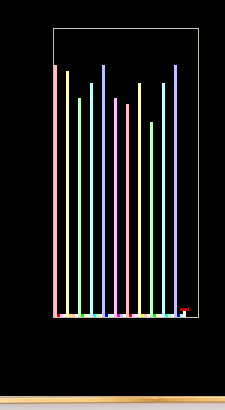
#> input picture ideas-that-didnt-work-out/chart_crop4.png, 225 x 410 px
$ python rebar.py
#> lines starting #> are read from the running program, lines starting #| are printed output that depends on the picture
import numpy as np
from PIL import Image

arr = np.array(Image.open('chart_crop4.png').convert('RGB')).astype(float)
h, w, _ = arr.shape
#> h = 410; w = 225
palette = np.array([(255,192,192),(255,255,192),(192,255,192),
                    (192,255,255),(192,192,255),(255,192,255)])

d = np.sqrt(((arr[:,:,None,:] - palette[None,None,:,:])**2).sum(axis=3))
mind = d.min(axis=2)
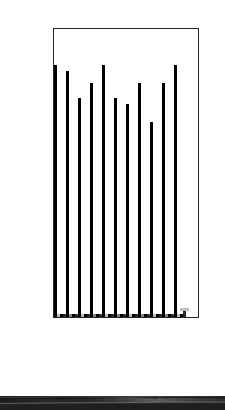
#> mind: shape (410, 225) float64; min 0, max 372.5, mean 327.2; drawn with min black and max white
which = d.argmin(axis=2)
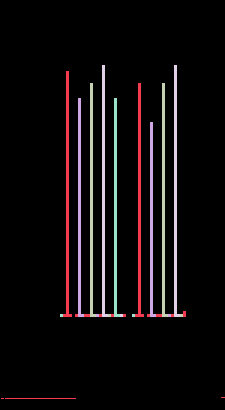
#> which: shape (410, 225) int64; 6 distinct labels, from 0 to 5; one colour per label, 0 black

segs = [(54,57),(66,69),(78,81),(90,93),(102,105),(114,117),(126,129),(138,141),(150,153),(162,165),(174,177)]
for (x1,x2) in segs:
    sub = mind[:, x1:x2+1].max(axis=1) < 60
    rows = np.where(sub)[0]
    print("bar %d..%d rows %d..%d len=%d color=%d" % (x1, x2, rows.min() if len(rows) else -1, rows.max() if len(rows) else -1, (rows.max()-rows.min()+1) if len(rows) else 0, which[len(rows)//2 if len(rows) else 0, (x1+x2)//2]))
#> this loop made 11 passes
#> rows on passes 1 to 11: [28, 317, 398, 399, 401, 404, 405, 406, 407, 408, 409], [28, 317, 397, 398, 399, 401, 404, 405, 406, 407, 408, 409], [28, 317, 397, 398, 400, 401, 404, 405, 406, 407, 408, 409], [28, 317, 397, 398, 399, 401, 404, 405, 406, 407, 408, 409], [28, 317, 404, 405, 406, 407, 408, 409], [28, 317, 404, 405, 406, 407, 408, 409], [28, 317, 404, 405, 406, 407, 408, 409], [28, 317, 403, 404, 405, 406, 407, 408, 409], [28, 317, 403, 404, 405, 406, 407, 408, 409], [28, 317, 403, 404, 405, 406, 407, 408, 409], [28, 317, 397, 403, 404, 405, 406, 407, 408, 409]
#| bar 54..57 rows 28..409 len=382 color=0
#| bar 66..69 rows 28..409 len=382 color=0
#| bar 78..81 rows 28..409 len=382 color=0
#| bar 90..93 rows 28..409 len=382 color=0
#| bar 102..105 rows 28..409 len=382 color=0
#| bar 114..117 rows 28..409 len=382 color=0
#| bar 126..129 rows 28..409 len=382 color=0
#| bar 138..141 rows 28..409 len=382 color=0
#> (further printed lines are left out)
